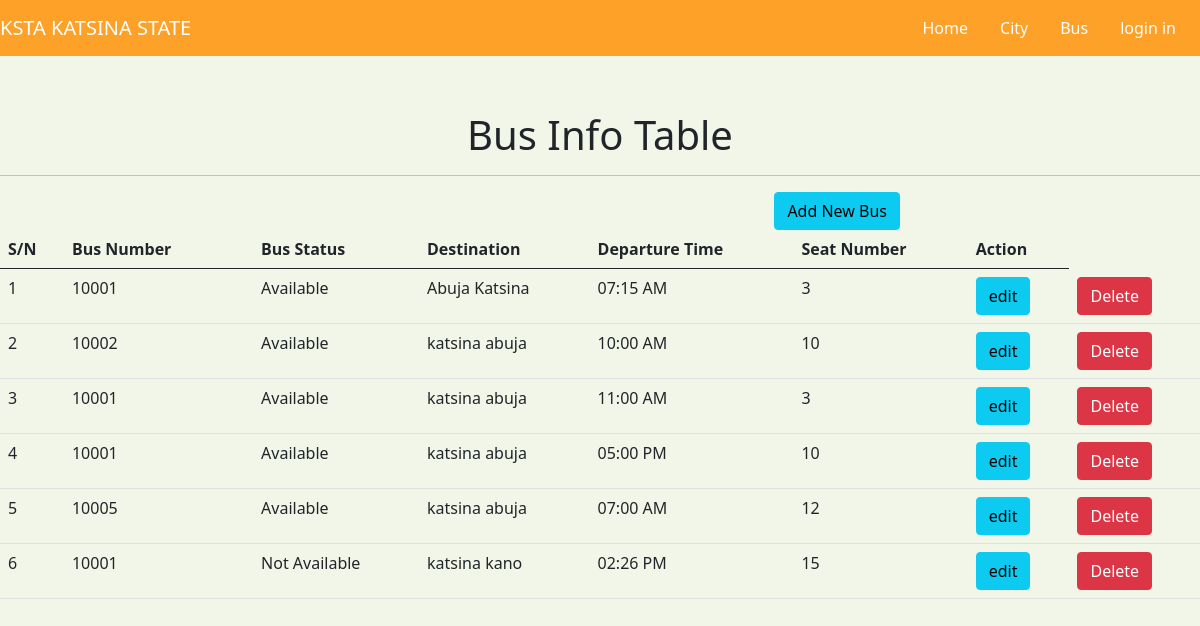
The app's page /buses.php with its own data.
### tables this page shows
CREATE TABLE `buses` (
  `id` int(11) NOT NULL,
  `Bus_No` varchar(20) NOT NULL,
  `number_seat` int(11) NOT NULL,
  `city` int(11) NOT NULL,
  `status` varchar(30) NOT NULL,
  `depart_time` time NOT NULL
);

CREATE TABLE `city` (
  `id` int(11) NOT NULL,
  `Home` varchar(20) NOT NULL,
  `Distination` varchar(20) NOT NULL,
  `Price` varchar(20) NOT NULL
);

### buses.php (the view, shortened to what this page needs)
<html lang="en">
    <head>
		<link rel="stylesheet" href="css/bootstrap.min.css">
		<link rel="stylesheet" href="main.css">
		</head>
		<body>
				<nav class="navbar navbar-expand-md">
						<a class="navbar-brand" href="logo.html">KSTA KATSINA STATE</a>
						<div class="collapse navbar-collapse" id="main-navigation">
							<ul class="navbar-nav">
								<li class="nav-item">
									<a class="nav-link" href="Transportationsystem.php">Home</a>
								</li>
								<li class="nav-item">
									<a class="nav-link" href="city.php">City</a>
								</li>
								<li class="nav-item">
									<a class="nav-link" href="Buses.php">Bus</a>
								</li>
								<li class="nav-item">
									<a class="nav-link" href="CONTACT.php">login in</a>
								</li>
							</ul>
						</div>
					</nav>
				<div style="  margin-top:55px" align="center">
				<h1 align="center">Bus Info Table</h1>
				<hr>
				<div style="float:right; margin-right:300px">
				<a href="new_bus.php"><button type="submit" class="btn btn-info" name="submit">Add New Bus</button></a>
				</div>
				<table class="table" >
						<thead>
							<tr>
							<th>S/N</th>
							<th>Bus Number<th>
							<th>Bus Status</th>
							<th>Destination</th>
							<th>Departure Time</th>
							<th>Seat Number</th>
							<th>Action</th>
								</tr>
						</thead>
						<?php
						$sn=1;
						require_once 'connectionksta.php';
						$call = mysqli_query($conn,"select * from buses ");
						while ($row= mysqli_fetch_array($call) ) {
							$city=$row['city'];
							$find_city=mysqli_query($conn, "select * from city where id='$city'");
							$finded_city=mysqli_fetch_array($find_city);
					?>
						<tr>
						<td><?php  echo $sn; ?></td>
						<td><?php echo $row['Bus_No'];?><td>
						<td><?php echo $row['status'];?></td>
						<td><?php echo $finded_city['Home']." ".$finded_city['Distination'];?></td>
						<td><?php echo date ('h:i A', strtotime($row['depart_time'])) ?></td>
						<td><?php echo $row['number_seat'];?></td>
						<td><a href="edit_bus.php?id=<?php echo $row['id'];?>"
						class="btn btn-info">edit</a>
						</td>
						<td><a href="buses.php?Delete=<?php echo $row['id'];?>"><button onclick="return confirm('Are you sure you want to Delete?')"
						class="btn btn-danger">Delete</button></a>
						</td>
						</tr>
						<?php
							$sn++; }
							?>
						</table>
						</div>
		</body>
</html>

### main.css (style rules this page uses)
body { padding: 0; margin: 0; background: #f2f6e9; }
.navbar { background:hsla(34, 100%, 50%, 0.829); }
.nav-link, .navbar-brand { color: #fff; cursor: pointer; }
.nav-link { margin-right: 1em !important; }
.navbar-collapse { justify-content: flex-end; }

### records on screen
buses: Bus_No "10001", status "Available", city.Home "Abuja", city.Distination "Katsina", depart_time "07:15 AM", number_seat "3"
buses: Bus_No "10002", status "Available", city.Home "katsina", city.Distination "abuja", depart_time "10:00 AM", number_seat "10"
buses: Bus_No "10001", status "Available", city.Home "katsina", city.Distination "abuja", depart_time "11:00 AM", number_seat "3"
buses: Bus_No "10001", status "Available", city.Home "katsina", city.Distination "abuja", depart_time "05:00 PM", number_seat "10"
buses: Bus_No "10005", status "Available", city.Home "katsina", city.Distination "abuja", depart_time "07:00 AM", number_seat "12"
buses: Bus_No "10001", status "Not Available", city.Home "katsina", city.Distination "kano", depart_time "02:26 PM", number_seat "15"
